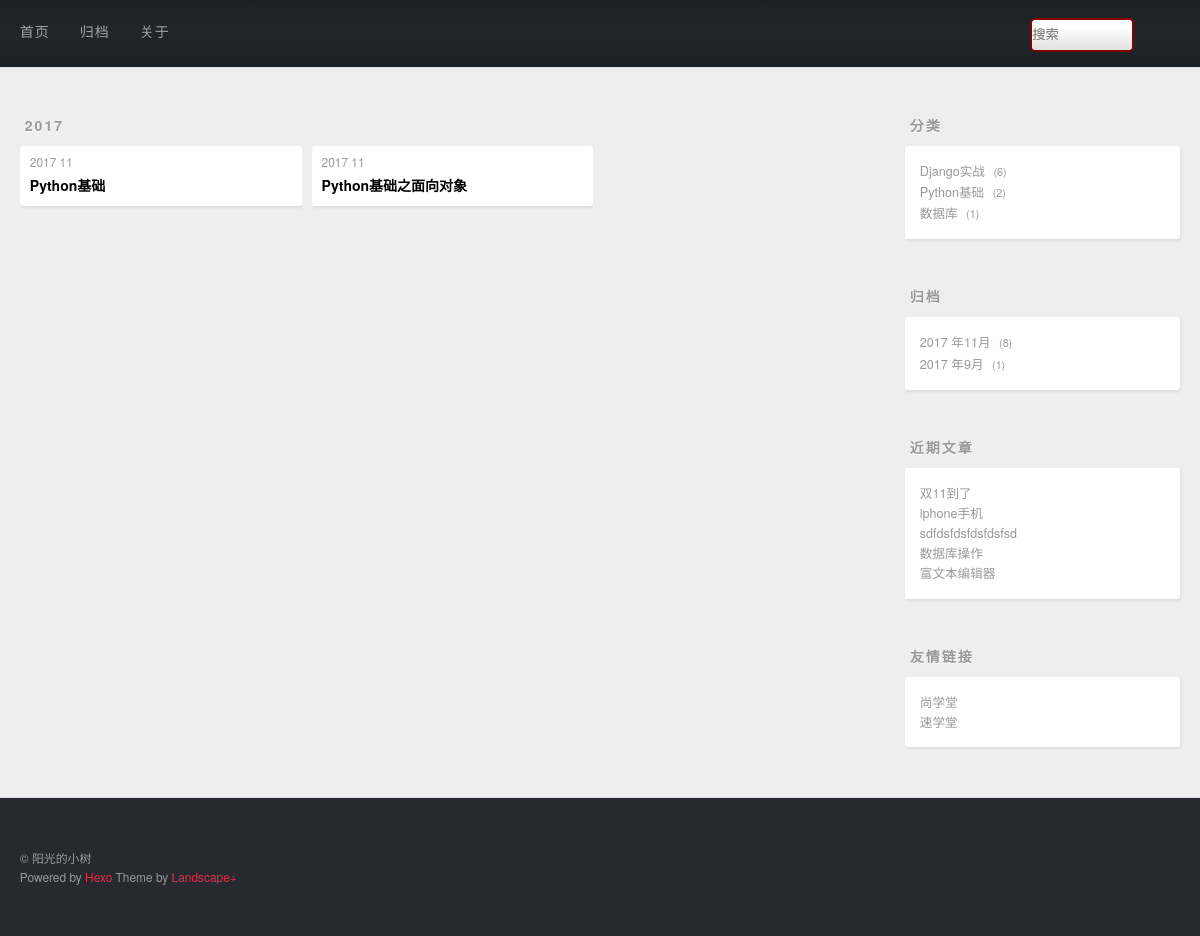
Page /category/2 on the committed database.
### post/models.py (models this page shows, shortened)
class Post(models.Model):
    title = models.CharField(max_length=20)
    desc = RichTextUploadingField()
    content = models.TextField()
    created = models.DateField(auto_now_add=True)
    modified = models.DateTimeField(auto_now=True)
    category = models.ForeignKey(Category)
    tags = models.ManyToManyField(Tag)

### post/views.py (the view)
# urls.py: url(r'^category/(\d+)$',views.category_details_view),
def category_details_view(request,category_id=None):
    posts = Post.objects.filter(category=category_id).order_by('-created')
    return render(request,'archive.html',{'posts':posts})

### post/contextprocessor.py (called while the page is built)
def slider_context_processor(request):
    context ={}
    context['category']=Post.objects.values('category','category__name').annotate(count = Count('*'))
    archive = Post.objects.values('created').order_by('-created')
    context['archive']=archive
    context['recent']=Post.objects.order_by('-created').all()[:5]
    return context

### post/templates/archive.html (shortened to what this page needs)
{% extends 'base.html' %}
{% block main %}
    <div class="archives-wrap">
    {% regroup posts by created.year as year_group %}
    {% for year in year_group %}
        <div class="archive-year-wrap">
          <span class="archive-year">{{ year.grouper }}</span>
        </div>
        <div class="archives">
        {% for post in year.list %}
             <article class="archive-article archive-type-post">
  <div class="archive-article-inner">
    <header class="archive-article-header">
      <a href="#" class="archive-article-date">
  <time>{{post.created.year }} {{ post.created.month }}</time>
</a>
    <h1 itemprop="name">
      <a class="archive-article-title" target="_blank" href="/post/details/{{ post.id }}">{{ post.title }}</a>
    </h1>
    </header>
  </div>
</article>
        {% endfor %}
        </div>
    {% endfor %}
    </div>
{% endblock main %}

### templates/slider.html
<aside id="sidebar">
  <div class="widget-wrap">
    <h3 class="widget-title">分类</h3>
    <div class="widget">
      <ul class="category-list">
          {% for cate in category %}
              <li class="category-list-item">
              <a class="category-list-link" href="/category/{{ cate.category }}">{{ cate.category__name }}</a>
              <span class="category-list-count">{{ cate.count }}</span>
          </li>
          {% endfor cate %}
      </ul>
      </div>
  </div>
  <div class="widget-wrap">
    <h3 class="widget-title">归档</h3>
    <div class="widget">
      <ul class="archive-list">
           {% regroup archive by created.year as year_group  %}
          {% for year in year_group %}
              {%  regroup year.list by created.month  as month_group %}
                  {% for month in month_group %}
          <li class="archive-list-item">
                      <a class="archive-list-link" href="/archive/{{ year.grouper }}/{{month.grouper}}">{{ year.grouper  }} 年{{ month.grouper }}月</a>
              <span class="archive-list-count">{{ month.list|length }}</span>
          </li>{% endfor  %}
       {% endfor %}
      </ul>
    </div>
  </div>
  <div class="widget-wrap">
    <h3 class="widget-title">近期文章</h3>
    <div class="widget">
      <ul>
         {% for p in recent %}
              <li>
            <a href="/post/details/{{ p.id }}" target="_blank">{{ p.title }}</a>
          </li>
          {% endfor %}
      </ul>
    </div>
  </div>
  <div class="widget-wrap">
    <h3 class="widget-title">友情链接</h3>
    <div class="widget">
      <ul>
          <li>
            <a href="http://www.bjsxt.com/" target="_blank">尚学堂</a>
          </li>
          <li>
            <a href="http://www.sxt.cn/" target="_blank">速学堂</a>
          </li>
      </ul>
    </div>
  </div>
</aside>

### staticfile/css/style.css (style rules this page uses)
body { zoom: 1; width: 100%; }
body:before, body:after { content: ""; display: table; }
body:after { clear: both; }
html, body, div, span, applet, object, iframe, h1, h2, h3, h4, h5, h6, p, blockquote, pre, a, abbr, acronym, address, big, cite, code, del, dfn, em, img, ins, kbd, q, s, samp, small, strike, strong, sub, sup, tt, var, dl, dt, dd, ol, ul, li, fieldset, form, label, legend, table, caption, tbody, tfoot, thead, tr, th, td { margin: 0; padding: 0; border: 0; outline: 0; font-weight: inherit; font-style: inherit; font-family: inherit; font-size: 100%; vertical-align: baseline; }
body { line-height: 1; color: #000; background: #fff; }
ol, ul { list-style: none; }
html, body, #container { height: 100%; }
body { background: #eee; font: 14px/1.6em "微软雅黑", "Microsoft Yahei", "Droid Sans", Helvetica Neue, Helvetica, Arial, sans-serif; -webkit-text-size-adjust: 100%; }
.article-date, .article-category-link, .archive-year, .widget-title { text-decoration: none; text-transform: uppercase; letter-spacing: 2px; color: #999; margin-bottom: 1em; margin-left: 5px; line-height: 1em; text-shadow: 0 1px #fff; font-weight: bold; }
.article-inner, .archive-article-inner { background: #fff; -webkit-box-shadow: 1px 2px 3px #ddd; box-shadow: 1px 2px 3px #ddd; -webkit-border-radius: 3px; border-radius: 3px; }
.article-entry ul, .widget ul, .article-entry ol, .widget ol, .article-entry dl, .widget dl { margin: 0 20px; line-height: 1.6em; }
.article-entry ul, .widget ul { list-style: disc; }
.archives-wrap { margin: 50px 0; }
.archives { zoom: 1; }
.archives:before, .archives:after { content: ""; display: table; }
.archives:after { clear: both; }
.archive-year-wrap { margin-bottom: 1em; line-height: 1em; }
.archives { -webkit-column-gap: 10px; -moz-column-gap: 10px; column-gap: 10px; }
@media screen and (min-width: 768px) { .archives { -webkit-column-count: 3; -moz-column-count: 3; column-count: 3; } }
.archive-article { -webkit-column-break-inside: avoid; page-break-inside: avoid; overflow: hidden; break-inside: avoid-column; }
.archive-article-inner { padding: 10px; margin-bottom: 15px; }
.archive-article-title { text-decoration: none; font-weight: bold; color: #000; -webkit-transition: color 0.2s; -moz-transition: color 0.2s; -o-transition: color 0.2s; -ms-transition: color 0.2s; transition: color 0.2s; line-height: 1.6em; }
.archive-article-date { color: #999; text-decoration: none; font-size: 0.85em; line-height: 1em; margin-bottom: 0.5em; display: block; }
@media screen and (min-width: 768px) { #sidebar { display: inline; float: left; width: 23.3333333333333%; margin: 0 0.8333333333333%; } }
.widget-wrap { margin: 50px 0; }
.widget { color: #777; text-shadow: 0 1px #fff; background: #fff; -webkit-box-shadow: 1px 2px 3px #ddd; box-shadow: 1px 2px 3px #ddd; padding: 15px; -webkit-border-radius: 3px; border-radius: 3px; }
.widget a { color: #999; text-decoration: none; }
.widget { line-height: 1.6em; word-wrap: break-word; font-size: 0.9em; }
.widget ul, .widget ol { list-style: none; margin: 0; }
.category-list-count, .tag-list-count, .archive-list-count { padding-left: 5px; color: #999; font-size: 0.85em; }
.category-list-count:before, .tag-list-count:before, .archive-list-count:before { content: "("; }
.category-list-count:after, .tag-list-count:after, .archive-list-count:after { content: ")"; }

### rows in the picture
Post: created.year "2017", created.month "11", title "Python基础"
Post: created.year "2017", created.month "11", title "Python基础之面向对象"
Post: title "双11到了"
Post: title "iphone手机"
Post: title "sdfdsfdsfdsfdsfsd"
Post: title "数据库操作"
Post: title "富文本编辑器"

### other values in the picture
{{ year.grouper }} "2017"
{{ cate.category__name }} "Django实战" "Python基础" "数据库"
{{ cate.count }} "6" "2" "1"
{{ year.grouper }} "2017" "2017"
{{ month.grouper }} "11" "9"
{{ month.list|length }} "8" "1"
